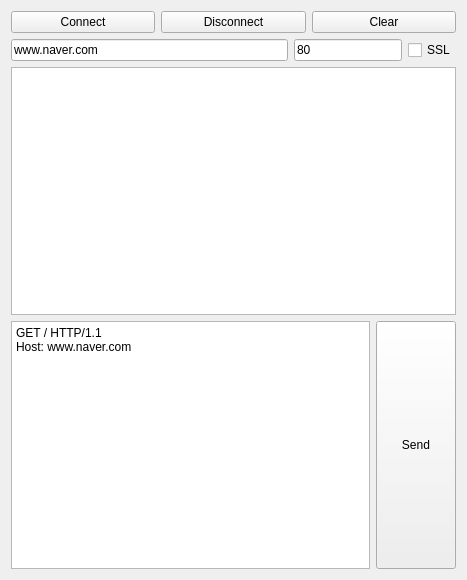
<?xml version="1.0" encoding="UTF-8"?>
<ui version="4.0">
 <class>Widget</class>
 <widget class="QWidget" name="Widget">
  <property name="geometry">
   <rect>
    <x>0</x>
    <y>0</y>
    <width>467</width>
    <height>580</height>
   </rect>
  </property>
  <property name="windowTitle">
   <string>Widget</string>
  </property>
  <layout class="QGridLayout" name="gridLayout">
   <item row="0" column="0">
    <layout class="QVBoxLayout" name="verticalLayout">
     <item>
      <layout class="QHBoxLayout" name="horizontalLayout">
       <item>
        <widget class="QPushButton" name="pbConnect">
         <property name="text">
          <string>Connect</string>
         </property>
        </widget>
       </item>
       <item>
        <widget class="QPushButton" name="pbDisconnect">
         <property name="text">
          <string>Disconnect</string>
         </property>
        </widget>
       </item>
       <item>
        <widget class="QPushButton" name="pbClear">
         <property name="text">
          <string>Clear</string>
         </property>
        </widget>
       </item>
      </layout>
     </item>
     <item>
      <layout class="QHBoxLayout" name="horizontalLayout_2">
       <item>
        <widget class="QLineEdit" name="leHost">
         <property name="text">
          <string>www.naver.com</string>
         </property>
        </widget>
       </item>
       <item>
        <widget class="QLineEdit" name="lePort">
         <property name="sizePolicy">
          <sizepolicy hsizetype="Fixed" vsizetype="Fixed">
           <horstretch>0</horstretch>
           <verstretch>0</verstretch>
          </sizepolicy>
         </property>
         <property name="text">
          <string>80</string>
         </property>
        </widget>
       </item>
       <item>
        <widget class="QCheckBox" name="cbSSL">
         <property name="text">
          <string>SSL</string>
         </property>
        </widget>
       </item>
      </layout>
     </item>
     <item>
      <widget class="QPlainTextEdit" name="pteMessage"/>
     </item>
     <item>
      <layout class="QHBoxLayout" name="horizontalLayout_3">
       <item>
        <widget class="QPlainTextEdit" name="pteSend">
         <property name="plainText">
          <string>GET / HTTP/1.1
Host: www.naver.com



</string>
         </property>
        </widget>
       </item>
       <item>
        <widget class="QPushButton" name="pbSend">
         <property name="sizePolicy">
          <sizepolicy hsizetype="Minimum" vsizetype="Expanding">
           <horstretch>0</horstretch>
           <verstretch>0</verstretch>
          </sizepolicy>
         </property>
         <property name="text">
          <string>Send</string>
         </property>
        </widget>
       </item>
      </layout>
     </item>
    </layout>
   </item>
  </layout>
 </widget>
 <resources/>
 <connections/>
</ui>
